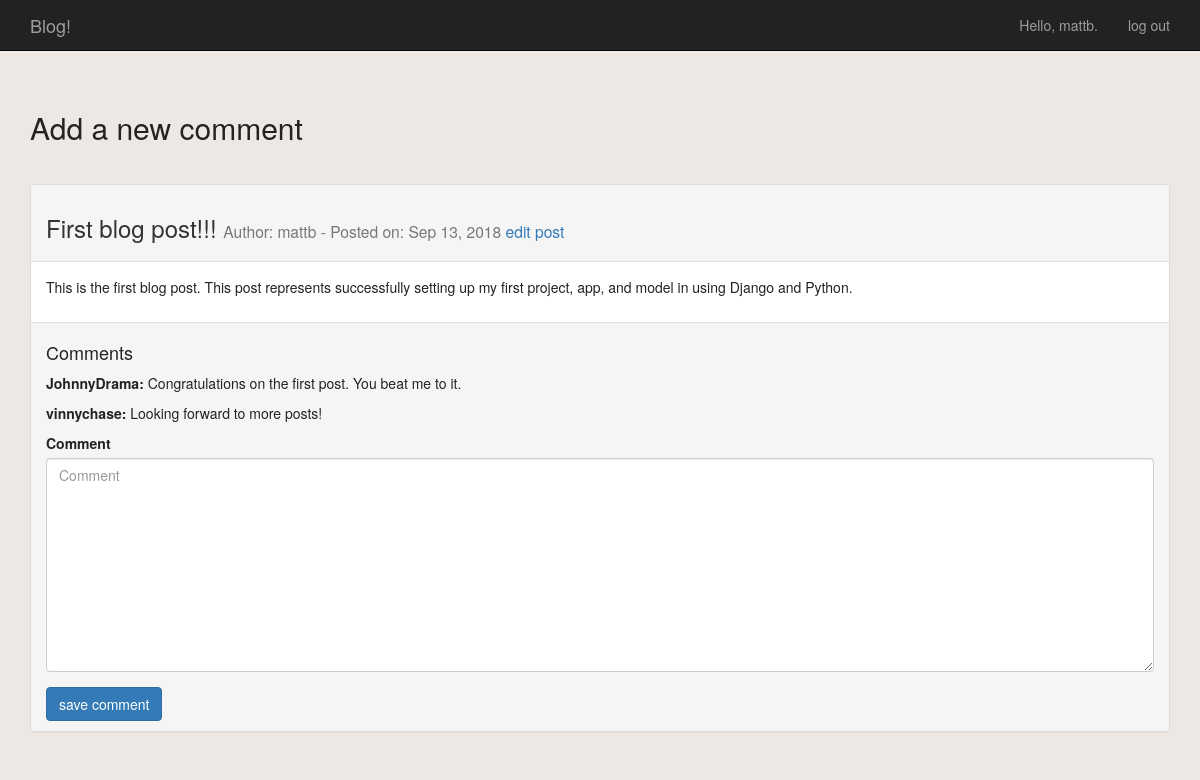
Screenshot of /1/new_comment (signed in) with the database file from the repository.
### blog/models.py (models this page shows)
class Post(models.Model):
	title = models.CharField(max_length=255)
	content = models.TextField()
	posted_on = models.DateTimeField(auto_now_add=True)
	author = models.ForeignKey(User, on_delete=models.CASCADE)
	private = models.BooleanField(default=False)
	def __str__(self):
		return self.title

class Comment(models.Model):
	content = models.TextField()
	posted_on = models.DateTimeField(auto_now_add=True)
	author = models.ForeignKey(User, on_delete=models.CASCADE)
	post = models.ForeignKey('Post', on_delete=models.CASCADE, related_name='comments')
	def __str__(self):
		return self.content

### blog/views.py (the view, shortened to what this page needs)
# urls.py: path('<post_id>/new_comment', views.new_comment, name='new_comment'),
@login_required
def new_comment(request, post_id):
	post = Post.objects.get(id=post_id)
	if request.method != 'POST':
		form = CommentForm()
	context = {'post': post, 'form': form}
	return render(request, 'blog/new_comment.html', context)

### blog/forms.py
class CommentForm(forms.ModelForm):
	class Meta:
		model = Comment
		fields = ['content']
		labels = {
			'content': 'Comment',
			}
		widgets = {
			'content': forms.Textarea(attrs={'cols': 80}),
			}

### blog/templates/blog/new_comment.html (shortened to what this page needs)
{% extends 'blog/base.html' %}
{% load bootstrap3 %}
{% block header %}
  <h2>Add a new comment</h2>
{% endblock header %}
{% block content %}
  <div class="panel panel-default">
    <div class="panel-heading">
	  <h3>
		{{ post }}
		<small>
		  Author: {{ post.author }} - Posted on: {{ post.posted_on|date:'M d, Y' }} <a href="{% url 'blog:edit_post' post.id %}">edit post</a>
		</small>
	  </h3>
	</div>
	<div class="panel-body">
	  {{ post.content|linebreaks }}
	</div>
	<div class="panel-footer">
	  {% if post.comments.count > 0 %}
		<h4>Comments</h4>
	    {% for comment in post.comments.all %}
		  <p><strong>{{ comment.author }}:</strong> {{ comment }}</p>
	    {% endfor %}
	  {% endif %}
      <form action="{% url 'blog:new_comment' post.id %}" method='post' class="form">
	    {% bootstrap_form form %}
	    {% buttons %}
	      <button name="submit" class="btn btn-primary">save comment</button>
	    {% endbuttons %}
      </form>
 	</div>
   </div>
{% endblock content %}

### blog/templates/blog/base.html (shortened to what this page needs)
{% load bootstrap3 %}
<!DOCTYPE html>
<html lang="en">
  <head>
	{% bootstrap_css %}
	{% load static %}
	<link rel="stylesheet" type="text/css" href="{% static 'blog/styles.css' %}">
  </head>
  <body>
    <nav class="navbar navbar-inverse navbar-static-top">
	  <div class="container">
	    <div class="navbar-header">
		  <a class="navbar-brand" href="{% url 'blog:index' %}">Blog!</a>
		</div>
		<div id="navbar" class="navbar-collapse collapse">
		  <ul class="nav navbar-nav navbar-right">
			{% if user.is_authenticated %}
			  <li><a>Hello, {{ user.username }}.</a></li>
			  <li><a href="{% url 'users:logout' %}">log out</a></li>
			{% else %}
			  <li><a href="{% url 'users:register' %}">register</a></li>
			  <li><a href="{% url 'users:login' %}">log in</a></li>
			{% endif %}
		  </ul>
		</div>
	  </div>
	</nav>
    <div class="container">
	  <div class="page-header">
			{% block header %}{% endblock header %}
	  </div>
	  <div>
	    {% block content %}{% endblock content %}
	  </div>
  </div>
  </body>
</html>

### blog/static/blog/styles.css (style rules this page uses)
body { color: #222; background-color: #EEE8E5; }
.panel-heading, panel-body { border-color: #222; }

### rows the page displays
Post: title "First blog post!!!", author "mattb", posted_on "Sep 13, 2018", content "This is the first blog post. This post represents successfully setting up my first project, app, and model in using Django and Python."
Comment: author "JohnnyDrama", content "Congratulations on the first post. You beat me to it."
Comment: author "vinnychase", content "Looking forward to more posts!"

### other values shown
{{ user.username }} "mattb"
